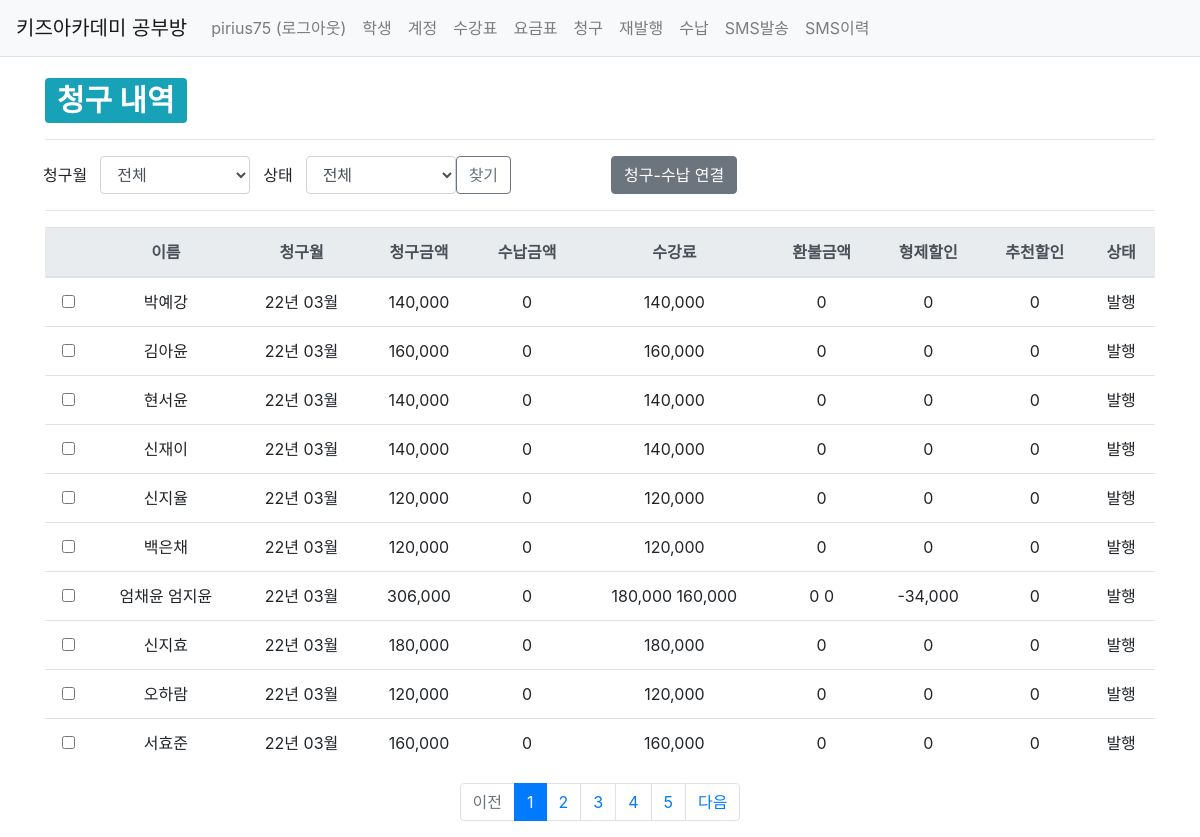
The app's page /studyroom/bill/ (signed in) with its own data.
### studyroom/models.py (models this page shows, shortened)
class Bill(models.Model):
    BillStatus_choices = (
        ('OP', '발행'),
        ('FP', '완납'),
        ('PP', '부분납'),
    )
    class PayType(models.TextChoices):
        김포페이 = 'KP'
        계좌이체 = 'AT'
    '''
    def __str__(self):
        return (self.account.student.name, self.bill_mt)
    '''
    account = models.ForeignKey(Account, on_delete=models.SET_NULL, null=True)
    bill_status = models.CharField(max_length=2, choices=BillStatus_choices)
    bill_mt = models.CharField(max_length=6)
    bill_amt = models.IntegerField(null=True, blank=True)
    base_amt = models.IntegerField(null=True, blank=True)
    brother_base_amt = models.IntegerField(null=True, blank=True, default=0)
    refund_amt = models.IntegerField(null=True, blank=True, default=0)
    brother_refund_amt = models.IntegerField(null=True, blank=True, default=0)
    brother_dc_amt = models.IntegerField(null=True, blank=True, default=0)
    recommend_dc_amt = models.IntegerField(null=True, blank=True, default=0)
    pay_amt = models.IntegerField(null=True, blank=True, default=0)
    pay_type = models.CharField(max_length=2, choices=PayType.choices, null=True, blank=True)
    pay_dt = models.CharField(max_length=8, null=True, blank=True)
    pay_id = models.IntegerField(null=True, blank=True)
    create_date = models.DateTimeField()
    modify_date = models.DateTimeField(auto_now=True)

class Account(models.Model):
    user = models.ForeignKey(User, on_delete=models.SET_NULL, null=True)
    student = models.ForeignKey(Student, on_delete=models.SET_NULL, null=True)
    payer = models.CharField(max_length=40, null=True, blank=True)
    payer_phone_num = models.CharField(max_length=11, null=True, blank=True)
    sms_phone_num = models.CharField(max_length=11, null=True, blank=True)
    recommend_dc_start = models.CharField(max_length=6, null=True, blank=True, default='yyyymm')
    recommend_dc_end = models.CharField(max_length=6, null=True, blank=True, default='yyyymm')
    create_date = models.DateTimeField()
    modify_date = models.DateTimeField(null=True, blank=True)

class Student(models.Model):
    Grade_choices = (
        ('Y6','6세'),
        ('Y7','7세'),
        ('E1','1학년'),
        ('E2','2학년'),
        ('E3','3학년'),
        ('E4','4학년'),
        ('E5','5학년'),
        ('E6','6학년'),
    )
    user = models.ForeignKey(User, on_delete=models.SET_NULL, null=True)
    brother = models.ForeignKey('self', on_delete=models.SET_NULL, null=True, blank=True)
    name = models.CharField(max_length=20)
    grade = models.CharField(max_length=2, choices=Grade_choices)
    create_date = models.DateTimeField()
    modify_date = models.DateTimeField(null=True, blank=True)
    delete_yn = models.CharField(max_length=1, default='n')

### studyroom/views/bill_views.py (the view)
@login_required(login_url='common:login')
def bill_list(request):
    logger.info("INFO 레벨로 출력")
    """
    청구 목록 출력
    """
    page = request.GET.get('page', '')  # 페이지
    billmt = request.GET.get('billmt', '')  # 검색어
    billstatus = request.GET.get('billstatus', '')  # 검색어
    bill_list = Bill.objects.order_by('id')
    if billmt:
        bill_list = bill_list.filter(
            Q(bill_mt__icontains=billmt)   # 청구월 검색
        ).distinct()
    if billstatus:
        bill_list = bill_list.filter(
            Q(bill_status__icontains=billstatus)   # 청구상태 검색
        ).distinct()
    bml = Bill.objects.all().values('bill_mt').distinct()
    bsl = Bill.objects.all().values('bill_status').distinct()
    paginator = Paginator(bill_list, 10)  # 페이지당 10개씩 보여주기
    page_obj = paginator.get_page(page)
    context = {'bill_list': page_obj, 'page': page, 'billmt': billmt, 'billstatus':billstatus, 'bml':bml, 'bsl':bsl}
    return render(request, 'studyroom/bill_list.html', context)

### templates/studyroom/bill_list.html (shortened to what this page needs)
{% extends 'base.html' %}
{% load studyroom_filter %}
{% load humanize %}
{% block content %}
<div class="container my-3">
    <div>
        <h1>
            <span class="badge badge-info">청구 내역</span>
        </h1>
    </div>
    <hr class="my-3">
    <div class="row">
        <div class="col-xs-2">
            <button class="btn " type="button" >청구월</button>
        </div>
        <div class="col-xs-2">
            <select name='billmt' class="form-control billmt" value="{{ billmt|default_if_none:'' }}"
                    style="width:150px;">
                <option selected value="">전체</option>
            </select>
        </div>
        <div class="col-xs-2">
            <button class="btn " type="button" >상태</button>
        </div>
        <div class="col-xs-2">
            <select name='billstatus' class="form-control billstatus" value="{{ billstatus|default_if_none:'' }}"
                    style="width:150px;">
                <option value='' selected>전체</option>
            </select>
        </div>
        <div class="col-xs-2">
            <button class="btn btn-outline-secondary" type="button" id="btn_search">찾기</button>
        </div>
        <div class="col-xs-2" style="width:50px">
        </div>
        <div class="col-xs-2" style="width:50px">
        </div>
        <div class="col-xs-2">
            <button class="btn btn-secondary" type="button" id="btn_bill_pay">청구-수납 연결</button>
        </div>
    </div>
    <hr class="my-3">
    <table class="table">
        <thead>
        <tr class="text-center thead-light">
            <th></th>
            <th>이름</th>
            <th>청구월</th>
            <th>청구금액</th>
            <th>수납금액</th>
            <th>수강료</th>
            <th>환불금액</th>
            <th>형제할인</th>
            <th>추천할인</th>
            <th>상태</th>
        </tr>
        </thead>
        <tbody>
        {% if bill_list %}
        {% for bill in bill_list %}
        <tr class="text-center">
            <td>
                <input type="checkbox" name="bill_id" value={{ bill.id }}>
            </td>
            <td>{{ bill.account.student.name }} {{ bill.account.student.brother.name }}</td>
            <td>{{ bill.bill_mt|slice:"2:4" }}년 {{ bill.bill_mt|slice:"4:" }}월</td>
            <td>{{ bill.bill_amt|intcomma }}</td>
            <td>{{ bill.pay_amt|intcomma }}</td>
            <td>{{ bill.base_amt|intcomma }} {% if bill.account.student.brother %}{{ bill.brother_base_amt|intcomma }}{% endif %}</td>
            <td>{{ bill.refund_amt|intcomma }} {% if bill.account.student.brother %}{{ bill.brother_refund_amt|intcomma }}{% endif %}</td>
            <td>{{ bill.brother_dc_amt|intcomma }}</td>
            <td>{{ bill.recommend_dc_amt|intcomma }}</td>
            <td>{{ bill.get_bill_status_display }}</td>
        </tr>
        {% endfor %}
        {% else %}
        <tr>
            <td colspan="3">bill이 없습니다.</td>
        </tr>
        {% endif %}
        </tbody>
    </table>
    <ul class="pagination justify-content-center">
        {% if bill_list.has_previous %}
        <li class="page-item">
            <a class="page-link" href="?page={{ bill_list.previous_page_number }}">이전</a>
        </li>
        {% else %}
        <li class="page-item disabled">
            <a class="page-link" tabindex="-1" aria-disabled="true" href="#">이전</a>
        </li>
        {% endif %}
        {% for page_number in bill_list.paginator.page_range %}
        {% if page_number >= bill_list.number|add:-5 and page_number <= bill_list.number|add:5 %}
            {% if page_number == bill_list.number %}
            <li class="page-item active" aria-current="page">
                <a class="page-link" href="?billmt={{ billmt }}&billstatus={{ billstatus }}&page={{ page_number }}">{{ page_number }}</a>
            </li>
            {% else %}
            <li class="page-item">
                <a class="page-link" href="?billmt={{ billmt }}&billstatus={{ billstatus }}&page={{ page_number }}">{{ page_number }}</a>
            </li>
            {% endif %}
        {% endif %}
        {% endfor %}
        {% if bill_list.has_next %}
        <li class="page-item">
            <a class="page-link" href="?billmt={{ billmt }}&billstatus={{ billstatus }}&page={{ bill_list.next_page_number }}">다음</a>
        </li>
        {% else %}
        <li class="page-item disabled">
            <a class="page-link" tabindex="-1" aria-disabled="true" href="#">다음</a>
        </li>
        {% endif %}
    </ul>
</div>
{% endblock %}

### templates/navbar.html (shortened to what this page needs)
<nav class="navbar navbar-expand-lg navbar-light bg-light border-bottom">
    <a class="navbar-brand" href="{% url 'studyroom:index' %}">키즈아카데미 공부방</a>
    <div class="collapse navbar-collapse flex-grow-0" id="navbarNav">
        <ul class="navbar-nav">
            <li class="nav-item ">
                {% if user.is_authenticated %}
                <a class="nav-link" href="{% url 'common:logout' %}">{{ user.username }} (로그아웃)</a>
                {% else %}
                <a class="nav-link" href="{% url 'common:login' %}">로그인</a>
                {% endif %}
            </li>
            <li class="nav-item ">
                <a class="nav-link" href="{% url 'studyroom:index' %}">학생</a>
            </li>
            <li class="nav-item ">
                <a class="nav-link" href="{% url 'studyroom:account_list' %}">계정</a>
            </li>
            <li class="nav-item ">
                <a class="nav-link" href="{% url 'studyroom:sugang_list' %}">수강표</a>
            </li>
            <li class="nav-item ">
                <a class="nav-link" href="{% url 'studyroom:priceplan' %}">요금표</a>
            </li>
            <li class="nav-item ">
                <a class="nav-link" href="{% url 'studyroom:bill_list' %}">청구</a>
            </li>
            <li class="nav-item ">
                <a class="nav-link" href="{% url 'studyroom:bill_save' %}">재발행</a>
            </li>
            <li class="nav-item ">
                <a class="nav-link" href="{% url 'studyroom:pay_list' %}">수납</a>
            </li>
            <li class="nav-item ">
                <a class="nav-link" href="{% url 'studyroom:sms_send' %}">SMS발송</a>
            </li>
            <li class="nav-item ">
                <a class="nav-link" href="{% url 'studyroom:sms_list' %}">SMS이력</a>
            </li>
        </ul>
    </div>
</nav>

### records on screen
Bill: account.student.name "박예강", bill_mt "22", bill_mt "03", bill_amt "140,000", pay_amt "0", base_amt "140,000", refund_amt "0", brother_dc_amt "0", recommend_dc_amt "0", bill_status "발행"
Bill: account.student.name "김아윤", bill_mt "22", bill_mt "03", bill_amt "160,000", pay_amt "0", base_amt "160,000", refund_amt "0", brother_dc_amt "0", recommend_dc_amt "0", bill_status "발행"
Bill: account.student.name "현서윤", bill_mt "22", bill_mt "03", bill_amt "140,000", pay_amt "0", base_amt "140,000", refund_amt "0", brother_dc_amt "0", recommend_dc_amt "0", bill_status "발행"
Bill: account.student.name "신재이", bill_mt "22", bill_mt "03", bill_amt "140,000", pay_amt "0", base_amt "140,000", refund_amt "0", brother_dc_amt "0", recommend_dc_amt "0", bill_status "발행"
Bill: account.student.name "신지율", bill_mt "22", bill_mt "03", bill_amt "120,000", pay_amt "0", base_amt "120,000", refund_amt "0", brother_dc_amt "0", recommend_dc_amt "0", bill_status "발행"
Bill: account.student.name "백은채", bill_mt "22", bill_mt "03", bill_amt "120,000", pay_amt "0", base_amt "120,000", refund_amt "0", brother_dc_amt "0", recommend_dc_amt "0", bill_status "발행"
Bill: account.student.name "엄채윤", account.student.brother.name "엄지윤", bill_mt "22", bill_mt "03", bill_amt "306,000", pay_amt "0", base_amt "180,000", brother_base_amt "160,000", refund_amt "0", brother_refund_amt "0", brother_dc_amt "-34,000", recommend_dc_amt "0", bill_status "발행"
Bill: account.student.name "신지효", bill_mt "22", bill_mt "03", bill_amt "180,000", pay_amt "0", base_amt "180,000", refund_amt "0", brother_dc_amt "0", recommend_dc_amt "0", bill_status "발행"
Bill: account.student.name "오하람", bill_mt "22", bill_mt "03", bill_amt "120,000", pay_amt "0", base_amt "120,000", refund_amt "0", brother_dc_amt "0", recommend_dc_amt "0", bill_status "발행"
Bill: account.student.name "서효준", bill_mt "22", bill_mt "03", bill_amt "160,000", pay_amt "0", base_amt "160,000", refund_amt "0", brother_dc_amt "0", recommend_dc_amt "0", bill_status "발행"

### other values on screen
{{ user.username }} "pirius75"
{{ page_number }} "1"
{{ page_number }} "2" "3" "4" "5"
